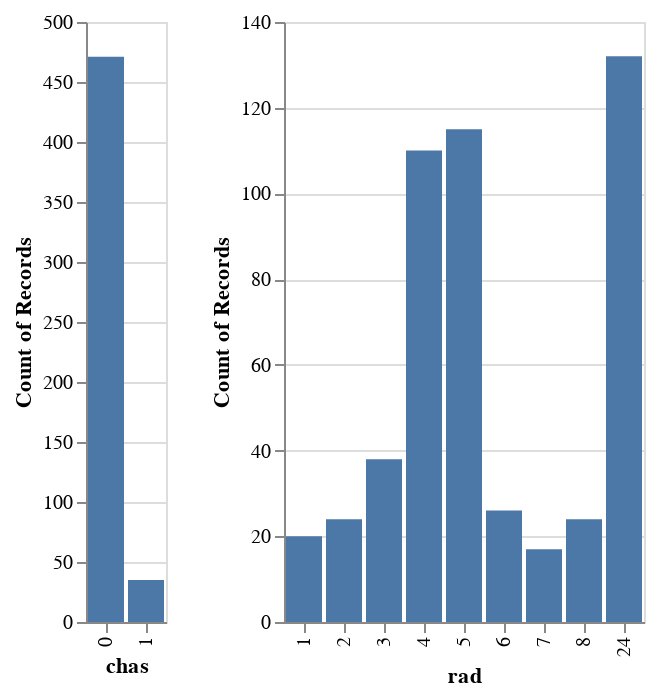

Here is the notebook cell this chart was saved with:
### Markdown cell above
對屬性資料畫出長條圖。

### Code cell
(
    alt.Chart(df["chas"].to_frame()).mark_bar().encode(x="chas:N", y='count()').interactive()
    | alt.Chart(df["rad"].to_frame()).mark_bar().encode(x="rad:N", y='count()').interactive()
)

### Figure 1 — Vega-Lite specification as saved in the notebook (floating-point values rounded to 4 significant figures; data arrays with more than 128 entries replaced by an {"elided": "..."} marker saying what was removed)
{"config": {"view": {"continuousWidth": 300, "continuousHeight": 300}}, "hconcat": [{"data": {"name": "data-dd5e9e4901990bf649545d0f996d4276"}, "mark": {"type": "bar"}, "encoding": {"x": {"field": "chas", "type": "nominal"}, "y": {"aggregate": "count", "type": "quantitative"}}, "name": "view_1"}, {"data": {"name": "data-3db4725c62faf4e24e07a63a66333e7b"}, "mark": {"type": "bar"}, "encoding": {"x": {"field": "rad", "type": "nominal"}, "y": {"aggregate": "count", "type": "quantitative"}}, "name": "view_2"}], "params": [{"name": "param_1", "select": {"type": "interval", "encodings": ["x", "y"]}, "bind": "scales", "views": ["view_1"]}, {"name": "param_2", "select": {"type": "interval", "encodings": ["x", "y"]}, "bind": "scales", "views": ["view_2"]}], "$schema": "https://vega.github.io/schema/vega-lite/v5.20.1.json", "datasets": {"data-dd5e9e4901990bf649545d0f996d4276": {"elided": "506 records"}, "data-3db4725c62faf4e24e07a63a66333e7b": {"elided": "506 records"}}}
